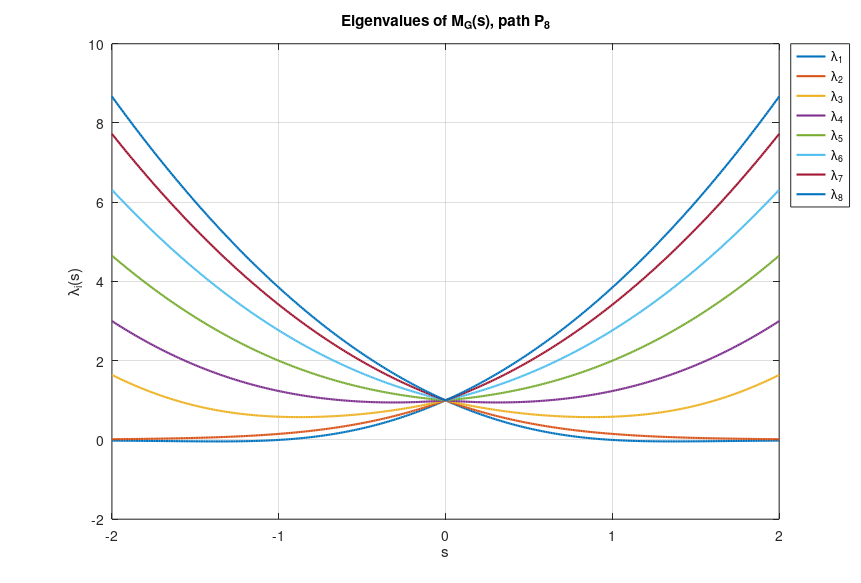
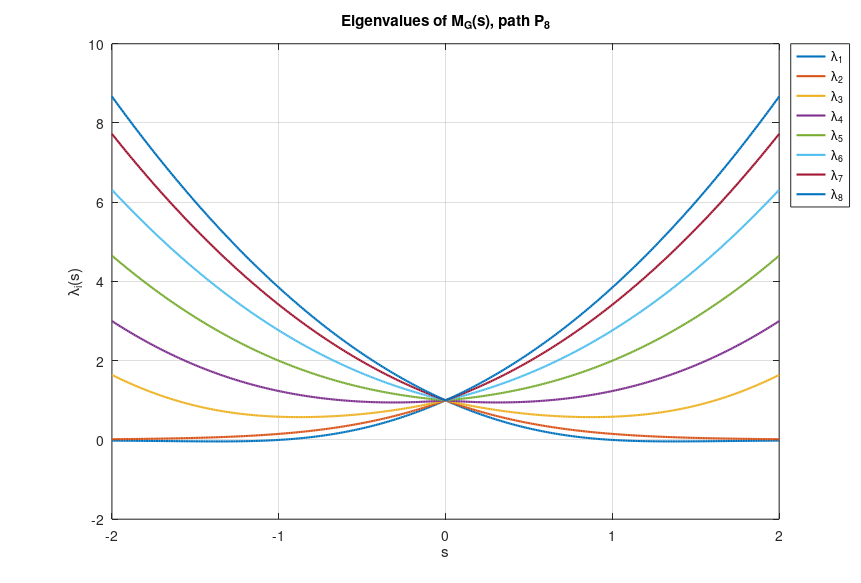
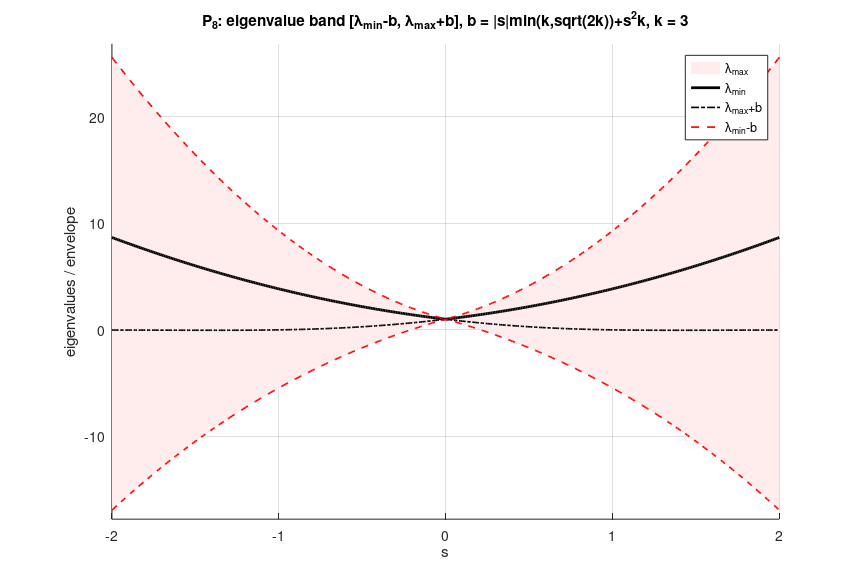
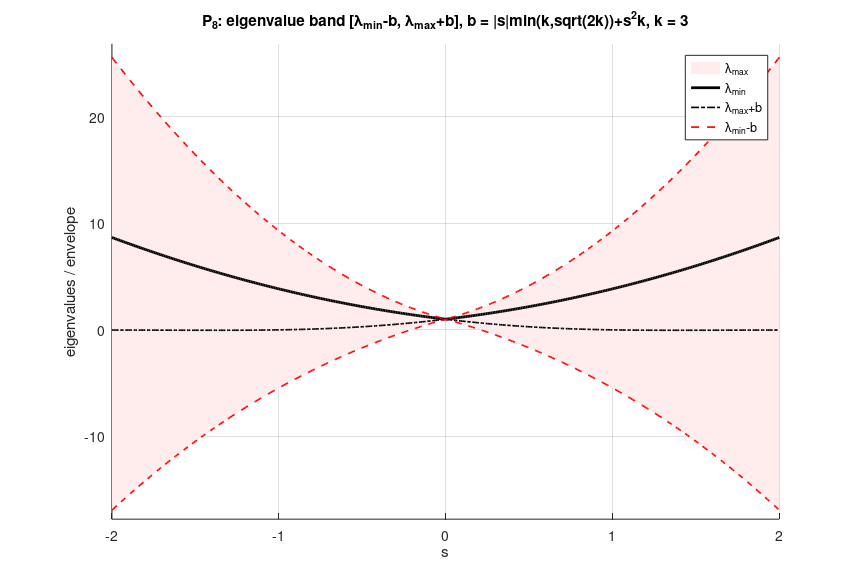

Reproduce these figures in MATLAB, in order.
% =====================================================================
% deformed_laplacian_perturbation.m
% ---------------------------------------------------------------------
% Numerical companion to the paper
%   "Perturbation bounds and error analysis for eigenvalues of the
%    deformed Laplacian matrix"
%
% It reproduces the numerical examples of Section 6 and verifies:
%   Example 1 (path P8)     : Thm 3 (single edge), Prop 10 (derivative),
%                            Prop 9 (Davis--Kahan bound on K8)
%   Sharpness and structure : Thm 5 (K_n - e -> K_n attains |s|+s^2),
%                            Thm 4 (monotonicity threshold |s| >= 1),
%                            Prop 2 (positivity thresholds)
%   Example 2 (star S8)     : Thm 6 (k edges, Hausdorff distance),
%                            equality in Hong's bound and Lemma 7
%   Example 3 (ER G(10,.5)) : Prop 12 (condition numbers),
%                            Thm 13 (residual-based backward error)
%
% Running this script prints all tables of the paper and saves the five
% figures as Figure_1..Figure_5 in both EPS (vector source format) and
% PNG in the current folder.  The LaTeX file includes Figure_N.pdf,
% obtained from Figure_N.eps via ghostscript (pdfwrite, -dEPSCrop).
%
% Run:  simply execute this script in MATLAB (R2016b or later).
% =====================================================================

clc; clear; close all;

% deformed Laplacian  M_G(s) = I - s A + s^2 (D - I)
MG = @(A,D,s,n) eye(n) - s*A + s^2*(D - eye(n));

fprintf('=====================================================\n');
fprintf(' Example 1: a tree (the path P8)\n');
fprintf('=====================================================\n');

%% -----------------------------------------------------------------
%% Example 1, part A: single-edge deletion (Theorem 3)
%% -----------------------------------------------------------------
n = 8;
A = diag(ones(n-1,1),1) + diag(ones(n-1,1),-1);   % path adjacency
D = diag(sum(A,1));
% delete the middle edge {4,5}
u = 4; v = 5;
A2 = A; A2(u,v) = 0; A2(v,u) = 0; D2 = diag(sum(A2,1));

s_grid = [-2 -1.2 -0.5 0.3 0.75 1.0 1.5 2.0];
fprintf('\nTable 1: single-edge deletion {4,5},  max|dlam| vs |s|+s^2\n');
fprintf('  %6s  %10s  %10s  %8s\n','s','actual','bound','ratio');
worst = 0;
for s = s_grid
    l1 = sort(eig(MG(A ,D ,s,n)));
    l2 = sort(eig(MG(A2,D2,s,n)));
    act = max(abs(l1-l2));  bnd = abs(s)+s^2;  r = act/bnd;
    worst = max(worst,r);
    fprintf('  %6.2f  %10.4f  %10.4f  %8.4f\n', s, act, bnd, r);
end
fprintf('  worst ratio = %.4f  (must be <= 1)\n', worst);

%% -----------------------------------------------------------------
%% Example 1, part B: derivative w.r.t. s (Proposition 10)
%% -----------------------------------------------------------------
s0 = 1.3;  h = 1e-6;
[V,w] = eig(MG(A,D,s0,n));  w = diag(w);  [w,ord] = sort(w);  V = V(:,ord);
gaps = diff(w);  i = find(gaps == max(gaps),1) + 1;      % simple eigenvalue
ui = V(:,i);
formDeriv = ui'*(-A + 2*s0*(D - eye(n)))*ui;
lamP = sort(eig(MG(A,D,s0+h,n)));
lamM = sort(eig(MG(A,D,s0-h,n)));
numDeriv = (lamP(i) - lamM(i))/(2*h);
fprintf('\nTable 2: derivative, i = %d, lambda_i = %.6f\n', i, w(i));
fprintf('  formula  u^T(-A+2s(D-I))u = %.10f\n', formDeriv);
fprintf('  finite difference         = %.10f\n', numDeriv);
fprintf('  absolute difference       = %.2e\n', abs(formDeriv-numDeriv));

%% -----------------------------------------------------------------
%% Example 1, part C: eigenvector bound on K8 (Proposition 9)
%% -----------------------------------------------------------------
fprintf('\nTable (Prop 9) on the complete graph K8:\n');
nK = 8;  AK = ones(nK) - eye(nK);  DK = diag(sum(AK,1));
s = 0.8;
wK = sort(eig(MG(AK,DK,s,nK)));  iK = 1;                 % isolated smallest
[Vt,wt] = eig(MG(AK,DK,s,nK));  wt = diag(wt);  [~,od] = sort(wt);  VK = Vt(:,od);
uiK = VK(:,iK);
delta = wK(iK+1) - wK(iK);                               % gap to the bulk
A4 = AK; A4(1,2) = 0; A4(2,1) = 0; D4 = diag(sum(A4,1));
w4 = sort(eig(MG(A4,D4,s,nK)));
j  = find(abs(w4 - wK(iK)) == min(abs(w4 - wK(iK))),1);
[V4t,w4t] = eig(MG(A4,D4,s,nK));  w4t = diag(w4t);  [~,od4] = sort(w4t);  V4 = V4t(:,od4);
utilde   = V4(:,j);
sinTheta = sqrt(max(0, 1 - (uiK'*utilde)^2));
normE    = norm(MG(A4,D4,s,nK) - MG(AK,DK,s,nK), 2);
bound4   = normE/delta;
fprintf('  s = %.2f, gap delta = %.4f, ||E|| = %.4f\n', s, delta, normE);
fprintf('  sin(theta) = %.4f,  bound = %.4f,  OK = %d\n', ...
        sinTheta, bound4, sinTheta <= bound4 + 1e-12);

%% -----------------------------------------------------------------
%% Example 1, part D: figure 1 (trajectories) and figure 2 (envelope)
%% -----------------------------------------------------------------
s_fine = linspace(-2,2,401);
LamP8  = zeros(n, numel(s_fine));
for t = 1:numel(s_fine)
    LamP8(:,t) = sort(eig(MG(A,D,s_fine(t),n)));
end

figure('Color','w','Position',[80 80 620 420]);
plot(s_fine, LamP8, 'LineWidth', 1.5); grid on;
xlabel('s'); ylabel('\lambda_i(s)');
title('Eigenvalues of M_G(s), path P_8');
legend(arrayfun(@(k)['\lambda_' num2str(k)],1:n,'UniformOutput',false), ...
       'Location','bestoutside');
set(gcf,'PaperUnits','points','PaperPosition',[0 0 620 420],'PaperSize',[620 420]);
print(gcf,'Figure_1.eps','-depsc');
print(gcf,'Figure_1.png','-dpng','-r150');

k   = 3;
lmax = LamP8(end,:);  lmin = LamP8(1,:);
env  = abs(s_fine)*min(k,sqrt(2*k)) + s_fine.^2*k;
figure('Color','w','Position',[80 80 620 420]);
% shade the band [lmin-b, lmax+b] itself: fills the interior and
% highlights the guaranteed containment region
patch([s_fine fliplr(s_fine)],[lmax+env fliplr(lmin-env)],[1 .93 .93],'EdgeColor','none');
hold on;
plot(s_fine, lmax, 'k', 'LineWidth', 2);
plot(s_fine, lmin, 'k-.', 'LineWidth', 1.2);
plot(s_fine, lmax+env, 'r--', 'LineWidth', 1.2);
plot(s_fine, lmin-env, 'r--', 'LineWidth', 1.2);
grid on; xlabel('s'); ylabel('eigenvalues / envelope');
ylim([1.05*min(lmin-env), 1.05*max(lmax+env)]);
title(['P_8: eigenvalue band [\lambda_{min}-b, \lambda_{max}+b], b = |s|min(k,sqrt(2k))+s^2k, k = ' num2str(k)]);
legend('\lambda_{max}', '\lambda_{min}', '\lambda_{max}+b', '\lambda_{min}-b', 'Location','best');
set(gcf,'PaperUnits','points','PaperPosition',[0 0 620 420],'PaperSize',[620 420]);
print(gcf,'Figure_2.eps','-depsc');
print(gcf,'Figure_2.png','-dpng','-r150');

fprintf('\n=====================================================\n');
fprintf(' Sharpness of the single-edge bound and structural thresholds\n');
fprintf('=====================================================\n');

fprintf('\nTable 3: sharpness of Thm 5 on K_n - e -> K_n, ratio to |s|+s^2\n');
fprintf('  %3s  %9s  %9s  %9s  %9s\n', 'n', 's=-1', 's=0.5', 's=1', 's=2');
for n = [4 6 10 60]
    Ak = ones(n) - eye(n);  Ag = Ak;  Ag(1,2) = 0;  Ag(2,1) = 0;
    Dk = diag(sum(Ak,1));    Dg = diag(sum(Ag,1));
    rr = zeros(1,4);  c = 1;
    for s = [-1 0.5 1 2]
        rr(c) = max(abs(sort(eig(MG(Ag,Dg,s,n))) - sort(eig(MG(Ak,Dk,s,n))))) / (abs(s)+s^2);
        c = c + 1;
    end
    fprintf('  %3d  %9.4f  %9.4f  %9.4f  %9.4f\n', n, rr(1), rr(2), rr(3), rr(4));
end
for n = [4 6 10 60]
    fprintf('  n=%2d  closed form at s=-1: %.4f\n', n, (sqrt(n^2+4*n-12)-n+2)/4);
end

fprintf('\nMonotonicity threshold (Thm 4), empty2 -> single edge:\n');
A0 = zeros(2); A1 = [0 1; 1 0];
for s = [0.5 1 2]
    D0 = diag(sum(A0,2)); D1 = diag(sum(A1,2));
    dd = sort(eig(MG(A1,D1,s,2))) - sort(eig(MG(A0,D0,s,2)));
    fprintf('  s=%.2f: increments = [%+.4f, %+.4f]\n', s, dd(1), dd(2));
end

fprintf('\nPositivity thresholds (Prop 2):\n');
AS = zeros(8); AS(1,2:8) = 1; AS = AS + AS';  DS = diag(sum(AS,2));
for s = [0.5 1 2]
    fprintf('  star S_8  s=%.1f: lambda_min = %+.4f\n', s, min(eig(MG(AS,DS,s,8))));
end
AK6 = ones(6) - eye(6); DK6 = diag(sum(AK6,1));
fprintf('  K_6 (5-regular): lambda_min(0.5) = %+.4f, lambda_min(2) = %+.4f\n', ...
    min(eig(MG(AK6,DK6,0.5,6))), min(eig(MG(AK6,DK6,2,6))));

fprintf('\n=====================================================\n');
fprintf(' Example 2: a highly non-regular tree (the star S8)\n');
fprintf('=====================================================\n');

%% -----------------------------------------------------------------
%% Example 2: k-edge deletion, Hausdorff distance (Theorem 6)
%% -----------------------------------------------------------------
n = 8;
A = zeros(n);  A(1,2:n) = 1;  A(2:n,1) = 1;  D = diag(sum(A,1));  % star
leaves = 2:n;
s_all  = [-2 -1 0.5 1 1.5 2];

fprintf('\nTable 4: delete k pendant edges, d_H vs |s|min{k,sqrt(2k-n''+1)}+s^2k\n');
fprintf('  %2s  %10s  %10s  %10s  %10s  %10s\n', ...
        'k','dH(s=1)','bnd','dH(s=2)','bnd','worst');
for kk = 1:4
    A3 = A;
    for t = 1:kk
        vv = leaves(t);  A3(1,vv) = 0;  A3(vv,1) = 0;
    end
    D3 = diag(sum(A3,1));
    dA = A3 - A;  npr = nnz(sum(abs(dA),2));   % n' = kk+1 vertices in the diff. graph
    fac = min(kk, sqrt(2*kk - npr + 1));       % sharpened adjacency factor = sqrt(kk)
    l1  = sort(eig(MG(A ,D ,1.0,n)));  l3  = sort(eig(MG(A3,D3,1.0,n)));
    l1b = sort(eig(MG(A ,D ,2.0,n)));  l3b = sort(eig(MG(A3,D3,2.0,n)));
    dH1 = max(abs(l1-l3));  dH2 = max(abs(l1b-l3b));
    worst = 0;
    for s = s_all
        la = sort(eig(MG(A ,D ,s,n)));
        lb = sort(eig(MG(A3,D3,s,n)));
        worst = max(worst, max(abs(la-lb))/(abs(s)*fac + s^2*kk));
    end
    fprintf('  %2d  %10.4f  %10.4f  %10.4f  %10.4f  %10.4f\n', ...
        kk, dH1, fac+kk, dH2, 2*fac+4*kk, worst);
end
fprintf('  star family attains equality in Hong''s bound and in Lemma 7:\n');
for kk = 1:4
    A3 = A;
    for t = 1:kk, vv = leaves(t); A3(1,vv) = 0; A3(vv,1) = 0; end
    D3 = diag(sum(A3,1));
    dA = A3 - A;  dD = D3 - D;  npr = nnz(sum(abs(dA),2));
    fprintf('  k=%d: ||dA||_2^2+||dD||_2 = %.4f (2k=%d), sqrt(2k-np+1) = %.4f, ||dA||_2 = %.4f\n', ...
        kk, norm(dA,2)^2+norm(dD,2), 2*kk, sqrt(2*kk-npr+1), norm(dA,2));
end

%% -----------------------------------------------------------------
%% Example 2, figure 3: star spectra
%% -----------------------------------------------------------------
LamS = zeros(n, numel(s_fine));
for t = 1:numel(s_fine)
    LamS(:,t) = sort(eig(MG(A,D,s_fine(t),n)));
end
figure('Color','w','Position',[80 80 620 420]);
plot(s_fine, LamS, 'LineWidth', 1.5); grid on;
xlabel('s'); ylabel('\lambda_i(s)');
% tight y-limits (skip the tick-alignment padding) and the legend
% placed inside the empty middle region
ylim([min(LamS(:))-0.6, max(LamS(:))+1]);
title('Eigenvalues of M_G(s), star S_8');
legend(arrayfun(@(k)['\lambda_' num2str(k)],1:n,'UniformOutput',false), ...
       'Location','north');
set(gcf,'PaperUnits','points','PaperPosition',[0 0 620 420],'PaperSize',[620 420]);
print(gcf,'Figure_3.eps','-depsc');
print(gcf,'Figure_3.png','-dpng','-r150');

fprintf('\n=====================================================\n');
fprintf(' Example 3: ER G(10,0.5) - condition numbers & backward error\n');
fprintf('=====================================================\n');

%% -----------------------------------------------------------------
%% Example 3: condition numbers (Proposition 12)
%% -----------------------------------------------------------------
% Fixed realization (kept identical to the paper for reproducibility).
n = 10;
A = [0 0 0 1 1 0 1 0 0 1;
     0 0 1 1 0 0 0 0 0 0;
     0 1 0 1 1 0 1 0 0 0;
     1 1 1 0 0 1 1 1 0 1;
     1 0 1 0 0 0 1 0 0 0;
     0 0 0 1 0 0 0 1 0 0;
     1 0 1 1 1 0 0 1 0 1;
     0 0 0 1 0 1 1 0 0 1;
     0 0 0 0 0 0 0 0 0 1;
     1 0 0 1 0 0 1 1 1 0];
D     = diag(sum(A,1));
rhoA  = max(eig(A));
Delta = max(sum(A,1)) - 1;
fprintf('\n  degrees: %s\n', mat2str(sum(A,1)));
fprintf('  rho(A) = %.4f,  max_j(d_j-1) = %d\n', rhoA, Delta);

fprintf('\nTable 5: condition numbers of lambda_max\n');
fprintf('  %6s  %10s  %10s  %10s  %10s\n', 's','lam_max','kap_abs','bound','kap_rel');
for s = [-2.0 -1.5 -1.0 -0.5 0.5 1.0 1.5 2.0]
    [V,w] = eig(MG(A,D,s,n));  w = diag(w);  [w,od] = sort(w);  V = V(:,od);
    lam = w(n);  ue = V(:,n);
    kap_abs = abs(ue'*(-A + 2*s*(D-eye(n)))*ue);
    bnd     = rhoA + 2*abs(s)*Delta;
    kap_rel = kap_abs*abs(s)/abs(lam);
    fprintf('  %6.1f  %10.4f  %10.4f  %10.4f  %10.4f\n', ...
            s, lam, kap_abs, bnd, kap_rel);
end

%% -----------------------------------------------------------------
%% Example 3, figure 4: condition numbers (two panels)
%% -----------------------------------------------------------------
BND1 = rhoA + 2*Delta;
% (a) all eigenvalues at s = 1
[V,w] = eig(MG(A,D,1.0,n));  w = diag(w);  [~,od] = sort(w);  V = V(:,od);
kapA = zeros(n,1);
for ii = 1:n
    kapA(ii) = abs(V(:,ii)'*(-A + 2*(D-eye(n)))*V(:,ii));
end
% (b) kappa_abs(s) for lambda_max (exclude the degenerate point s = 0)
ss = linspace(-2,2,401);  kapS = nan(size(ss));
for t = 1:numel(ss)
    if abs(ss(t)) < 1e-12, continue; end
    [Vv,wv] = eig(MG(A,D,ss(t),n));  wv = diag(wv);  [~,odv] = sort(wv);
    ue = Vv(:,odv(n));
    kapS(t) = abs(ue'*(-A + 2*ss(t)*(D-eye(n)))*ue);
end
bndS = rhoA + 2*abs(ss)*Delta;

figure('Color','w','Position',[80 80 1100 420]);
subplot(1,2,1);
bar(1:n, kapA, 0.65); hold on;
plot([0.5 n+0.5],[BND1 BND1],'r--','LineWidth',1.6);
grid on; xlabel('eigenvalue index i'); ylabel('\kappa_i^{abs}(1)');
title('(a) Condition numbers at s = 1 (Laplacian)');
legend('\kappa_i^{abs}(1)', 'bound \rho(A)+2\Delta_D', 'Location','northwest');
subplot(1,2,2);
plot(ss, kapS, 'b', 'LineWidth', 2); hold on;
plot(ss, bndS, 'r--', 'LineWidth', 1.5);
grid on; xlabel('s'); ylabel('absolute condition number');
title('(b) \kappa_{max}^{abs}(s) vs s');
legend('\kappa_{max}^{abs}(s)', '\rho(A)+2|s|\Delta_D', 'Location','northwest');
set(gcf,'PaperUnits','points','PaperPosition',[0 0 1100 420],'PaperSize',[1100 420]);
print(gcf,'Figure_4.eps','-depsc');
print(gcf,'Figure_4.png','-dpng','-r150');

%% -----------------------------------------------------------------
%% Example 3, part C: noise-perturbed eigenpair (Table 6) + figure 5
%% -----------------------------------------------------------------
fprintf('\nTable 6: noise-perturbed approximate eigenpair of lambda_max\n');
[V6,w6] = eig(MG(A,D,1.0,n));  w6 = diag(w6);  [~,o6] = sort(w6);
u6 = V6(:,o6(n));
v6 = ones(n,1) - (u6'*ones(n,1))*u6;  v6 = v6/norm(v6);  % fixed unit vector orthogonal to u6
epsgrid = [0.05 0.10 0.20 0.50 1.00];
resS1 = zeros(size(epsgrid));  resS2 = zeros(size(epsgrid));
kS1   = zeros(size(epsgrid));  kS2   = zeros(size(epsgrid));
fprintf('  %5s  %10s  %3s  %10s  %3s\n','eps','rho(s=1)','k','rho(s=2)','k');
for t = 1:numel(epsgrid)
    ut = u6 + epsgrid(t)*v6;  ut = ut/norm(ut);
    for sv = [1 2]
        Mv = MG(A,D,sv,n);
        lq = ut'*Mv*ut;
        rr = norm((Mv - lq*eye(n))*ut);
        tG = (sqrt(1+2*rr)-1)/sv;  kc = ceil(tG^2/2);
        if sv == 1, resS1(t) = rr;  kS1(t) = kc;
        else,       resS2(t) = rr;  kS2(t) = kc;  end
    end
    fprintf('  %5.2f  %10.4f  %3d  %10.4f  %3d\n', ...
            epsgrid(t), resS1(t), kS1(t), resS2(t), kS2(t));
end

figure('Color','w','Position',[80 80 1100 420]);
subplot(1,2,1);
plot(epsgrid, resS1, 'b-o', 'LineWidth', 1.6); hold on;
plot(epsgrid, resS2, 'r-s', 'LineWidth', 1.6);
grid on; xlabel('\epsilon'); ylabel('\rho_{res}');
title('(a) Residual \rho_{res} vs noise level');
legend('s=1','s=2','Location','northwest');
subplot(1,2,2);
plot(epsgrid, kS1, 'b-o', 'LineWidth', 1.6); hold on;
plot(epsgrid, kS2, 'r-s', 'LineWidth', 1.6);
grid on; xlabel('\epsilon'); ylabel('certified lower bound k');
title('(b) certified k vs noise \epsilon');
legend('s=1','s=2','Location','northwest');
set(gcf,'PaperUnits','points','PaperPosition',[0 0 1100 420],'PaperSize',[1100 420]);
print(gcf,'Figure_5.eps','-depsc');
print(gcf,'Figure_5.png','-dpng','-r150');

%% ------------------------------------------------------------------
%% Example 3, part D: residual from a genuine graph perturbation
%% ------------------------------------------------------------------
fprintf('\nGenuine 2-edge perturbation of G(10,0.5):\n');
A5 = A; A5(5,7)=0; A5(7,5)=0; A5(9,10)=0; A5(10,9)=0; D5 = diag(sum(A5,1));
for sv = [1.0 2.0]
    M0v = MG(A,D,sv,n);   Md5 = MG(A5,D5,sv,n);
    [Vg,wg] = eig(Md5); wg = diag(wg); [~,og] = sort(wg); ugg = Vg(:,og(n));
    lgg = wg(og(n));
    rG = norm((M0v - lgg*eye(n))*ugg);
    nE = norm(Md5 - M0v, 2);
    tG = (sqrt(1+2*rG)-1)/sv;  kc = ceil(tG^2/2);
    fprintf('  s=%.1f : rho_res = %.4f , ||E||_2 = %.4f , certified k >= %d , rho_res <= ||E||_2 : %d\n', sv, rG, nE, kc, rG<=nE);
end

fprintf('\nAll checks completed. Figures Figure_1..Figure_5 saved as .eps and .png.\n');
